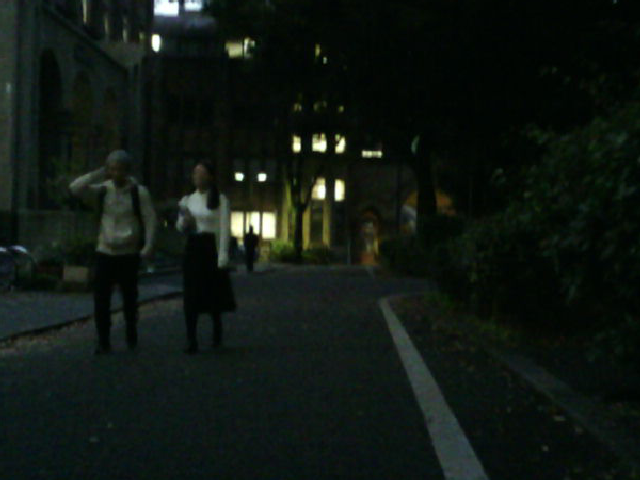
#> input picture fusion_train_data/vi/00003N.png, 640 x 480 px; its folder holds only this picture in this run
$ python sensorfusion.py   (older library calls are emulated)
#> lines starting #> are read from the running program, lines starting #| are printed output that depends on the picture
import cv2
import numpy as np
import os
from skimage.metrics import structural_similarity as ssim

# -------------------------------
# Helper Functions
# -------------------------------

def apply_colormap_ir(ir_img):
    ir_normalized = cv2.normalize(ir_img, None, 0, 255, cv2.NORM_MINMAX, dtype=cv2.CV_8U)
    color_mapped = cv2.applyColorMap(ir_normalized, cv2.COLORMAP_HOT)
    return color_mapped

def upscale_image(ir_img, target_size):
    resized_ir = cv2.resize(ir_img, target_size, interpolation=cv2.INTER_LINEAR)
    return resized_ir

def downscale_image(img, target_size):
    return cv2.resize(img, target_size, interpolation=cv2.INTER_AREA)

def fuse_images_with_overlay(vis_path, ir_path, output_path, target_size=None, opacity=0.5):
#> called with vis_path = 'fusion_train_data/vi/00003N.png', ir_path = 'fusion_train_data/ir/00003N.png', output_path = 'fused_output_golden/00003N.png', opacity = 0.5
    vis = cv2.imread(vis_path, cv2.IMREAD_GRAYSCALE)
#> vis: shape (480, 640); min 0, max 255, mean 19.9
    ir = cv2.imread(ir_path, cv2.IMREAD_GRAYSCALE)

    if vis is None or ir is None:
        print(f"Error loading images: {vis_path}, {ir_path}")
        return

    # Optionally resize IR before processing
    if target_size:
        ir = downscale_image(ir, target_size)

    # Resize IR back to original VIS size
    target_size_full = (vis.shape[1], vis.shape[0])
#> target_size_full = (640, 480)
    resized_color_ir = upscale_image(apply_colormap_ir(ir), target_size_full)
#> in apply_colormap_ir, `color_mapped = cv2.applyColorMap(ir_normalized, cv2.COLORMAP_HOT)`:
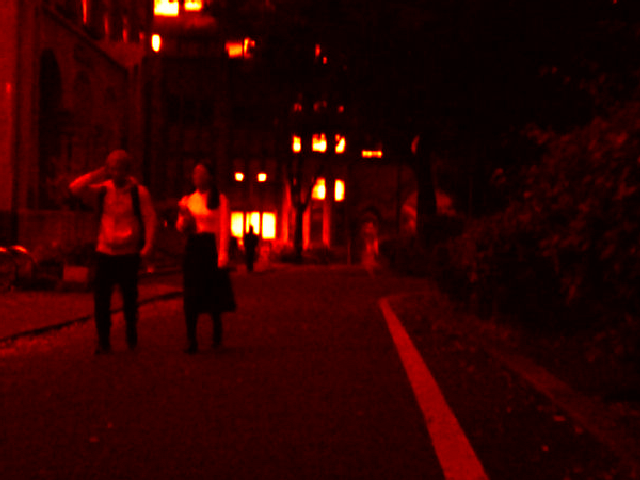
#> color_mapped: shape (480, 640, 3); mean B, G, R 0.9, 2.1, 47.2

    # Convert visible image to BGR for overlay
    vis_bgr = cv2.cvtColor(vis, cv2.COLOR_GRAY2BGR)

    # Overlay with transparency
    fused_image = cv2.addWeighted(vis_bgr, 1 - opacity, resized_color_ir, opacity, 0)
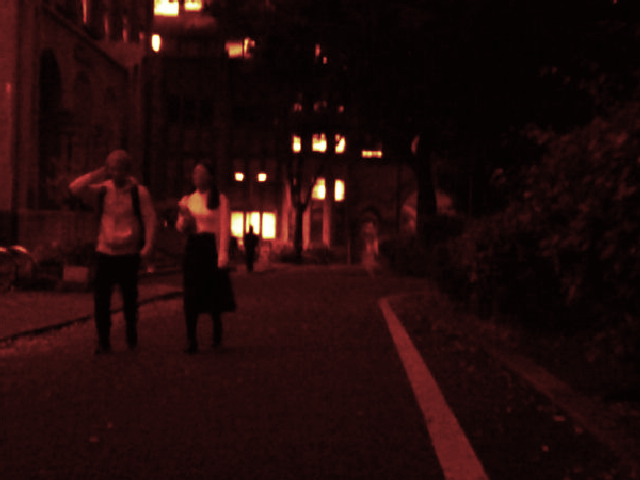
#> fused_image: shape (480, 640, 3); mean B, G, R 10.4, 11, 33.6

    # Save output
    cv2.imwrite(output_path, fused_image)

# -------------------------------
# Batch Processing & Downscaling
# -------------------------------

def batch_fuse_with_downscaled_ir(
    vis_dir, ir_dir, output_dir, resolution=None, opacity=0.5
):
    if not os.path.exists(output_dir):
        os.makedirs(output_dir)

    for filename in sorted(os.listdir(vis_dir)):
        if filename.lower().endswith(('.png', '.jpg', '.jpeg')):
            vis_path = os.path.join(vis_dir, filename)
            ir_path = os.path.join(ir_dir, filename)
            out_path = os.path.join(output_dir, filename)

            if not os.path.exists(ir_path):
                print(f"IR image not found for {filename}")
                continue

            fuse_images_with_overlay(vis_path, ir_path, out_path, resolution, opacity)
#> in downscale_image, `return cv2.resize(img, target_size, interpolation=cv2.INTER_AREA)`:
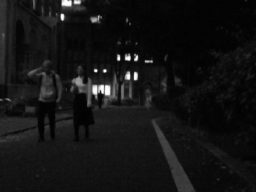
#> returned value: shape (192, 256); min 1, max 253, mean 19.9
#> in apply_colormap_ir (call 2), `color_mapped = cv2.applyColorMap(ir_normalized, cv2.COLORMAP_HOT)`:
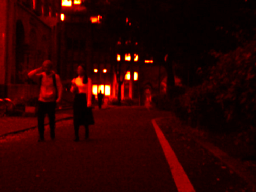
#> color_mapped: shape (192, 256, 3); mean B, G, R 0.9, 2, 45.1

# -------------------------------
# Image Comparison (SSIM + PSNR)
# -------------------------------

def compare_images_folder(golden_dir, test_dir):
    ssim_scores = []
    psnr_scores = []

    for filename in os.listdir(golden_dir):
        golden_path = os.path.join(golden_dir, filename)
        test_path = os.path.join(test_dir, filename)

        if not os.path.exists(test_path):
            print(f"Missing file in test dir: {filename}")
            continue

        img_golden = cv2.imread(golden_path)
        img_test = cv2.imread(test_path)

        if img_golden.shape != img_test.shape:
            print(f"Shape mismatch for {filename}: {img_golden.shape} vs {img_test.shape}")
            continue

        # SSIM
        gray_golden = cv2.cvtColor(img_golden, cv2.COLOR_BGR2GRAY)
        gray_test = cv2.cvtColor(img_test, cv2.COLOR_BGR2GRAY)
        ssim_score = ssim(gray_golden, gray_test, multichannel=False, channel_axis=None)
        ssim_scores.append(ssim_score)

        # PSNR
        mse = np.mean((img_golden - img_test) ** 2)
        if mse == 0:
            psnr = float('inf')
        else:
            psnr = cv2.PSNR(img_golden, img_test)
        psnr_scores.append(psnr)

    avg_ssim = np.mean(ssim_scores) if ssim_scores else 0
    avg_psnr = np.mean(psnr_scores) if psnr_scores else 0

    return {
        'avg_ssim': avg_ssim,
        'avg_psnr': avg_psnr,
        'total_images': len(ssim_scores)
    }
# -------------------------------
# Real-time Fusion for GUI
# -------------------------------
def get_fused_frame(vis_path, ir_path, target_size=(256, 192)):
    """
    Return fused image as a NumPy BGR array.
    Used in real-time simulation like Streamlit GUI.
    """
    temp_dir = "temp_fused_debug"
    os.makedirs(temp_dir, exist_ok=True)

    filename = os.path.basename(vis_path)
    output_path = os.path.join(temp_dir, filename)

    fuse_images_with_overlay(vis_path, ir_path, output_path, target_size=target_size)
    fused_img = cv2.imread(output_path)

    return fused_img
# -------------------------------
# Main Execution
# -------------------------------

if __name__ == "__main__":
    vis_directory = "fusion_train_data/vi"
    ir_directory = "fusion_train_data/ir"

    # Golden run (no downscaling)
    golden_dir = "fused_output_golden"
    print("🚀 Generating golden reference...")
    batch_fuse_with_downscaled_ir(vis_directory, ir_directory, golden_dir, opacity=0.5)

    # Define downscale targets
    downscale_targets = {
        # "360p": (640, 360),
        "256x192": (256, 192),
        # "144p": (256, 144),
        "30x60": (30, 60),
        "16x16": (16, 16),
    }

    results = {}

    # Run tests at different resolutions
    for name, resolution in downscale_targets.items():
        test_dir = f"fused_output_{name}"
        print(f"\n🚀 Testing {name} ({resolution})...")
        batch_fuse_with_downscaled_ir(vis_directory, ir_directory, test_dir, resolution, opacity=0.5)

        print(f"📊 Comparing {test_dir} to golden...")
        metrics = compare_images_folder(golden_dir, test_dir)
        results[name] = metrics

    # Print final comparison
    print("\n📈 Final Results:")
    for name, metric in results.items():
        print(f"{name.upper()}:")
        print(f"  Avg SSIM: {metric['avg_ssim']:.4f}")
        print(f"  Avg PSNR: {metric['avg_psnr']:.2f} dB")
        print(f"  Images compared: {metric['total_images']}")
